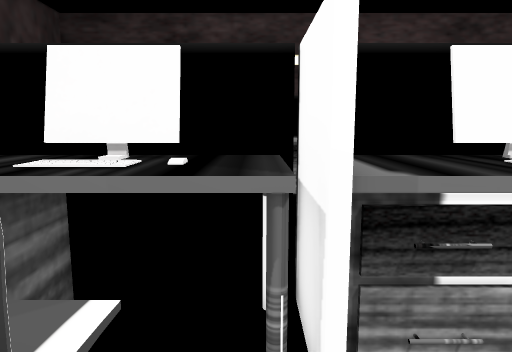
View 1 (above)

16 first-person views from a walk through a Unity game level. The camera is 1.3 m above the floor, tilts 8° down and sees 70° across. The floor is counted in squares, 0.5 m on a side. Each view is taken from the middle of a square. On the plan, view 1 faces up. The plan holds only what a view shows up to about 20 squares ahead; the rest is blank. The place goes on beyond the plan. The player character is not drawn. Some animated figures are left out.

View 2
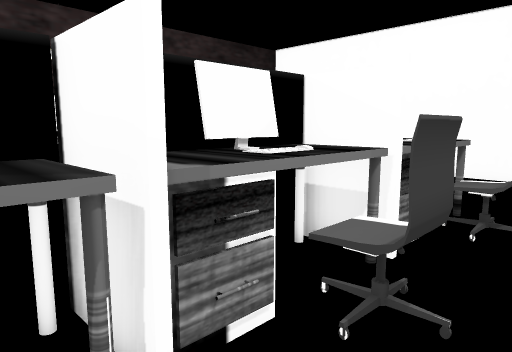

View 3
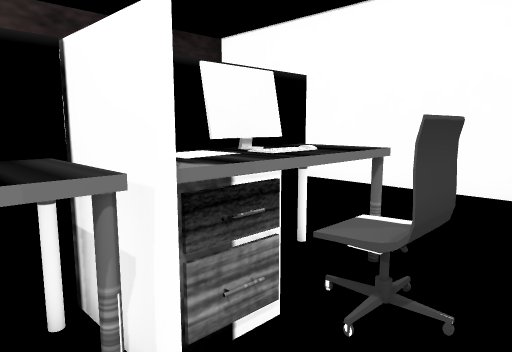

View 4
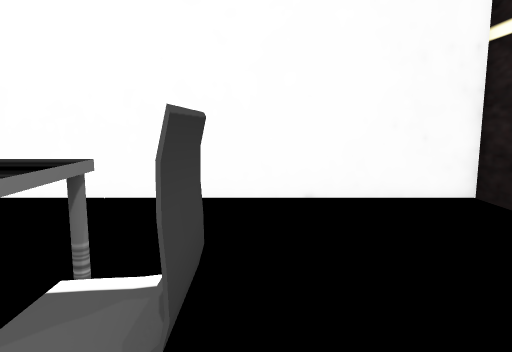

View 5
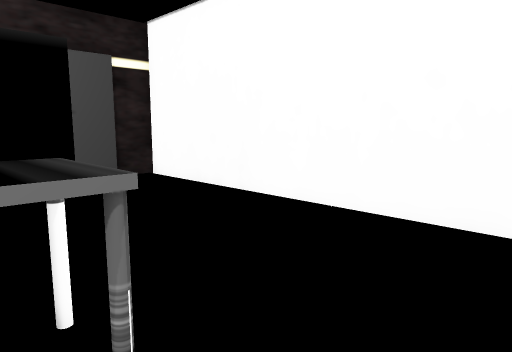

View 6
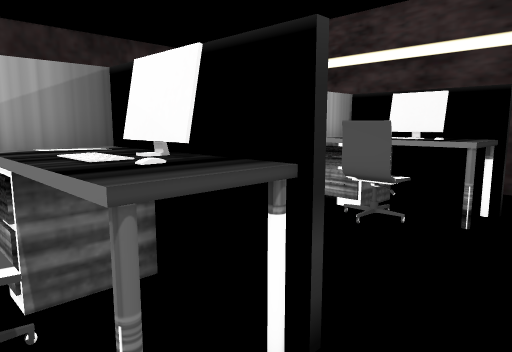

View 7
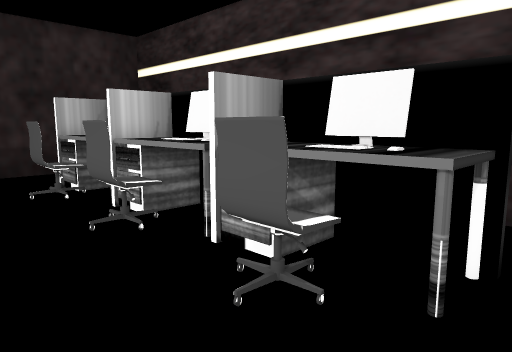

View 8
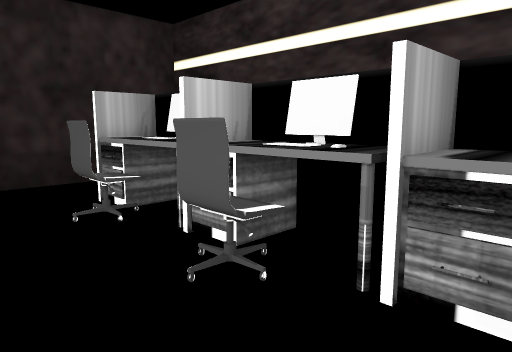

View 9
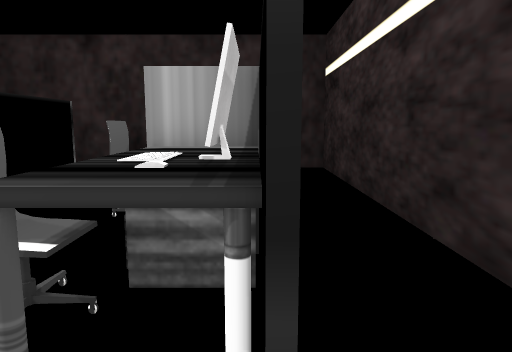

View 10
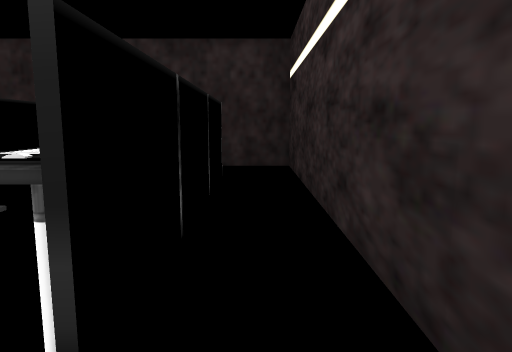

View 11
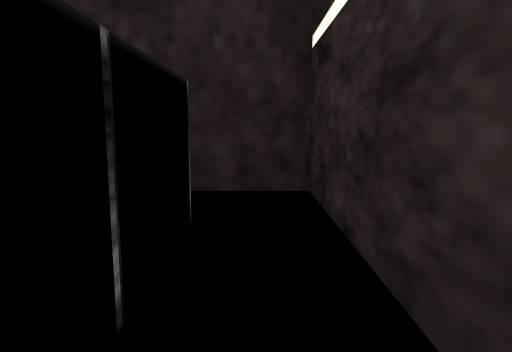

View 12
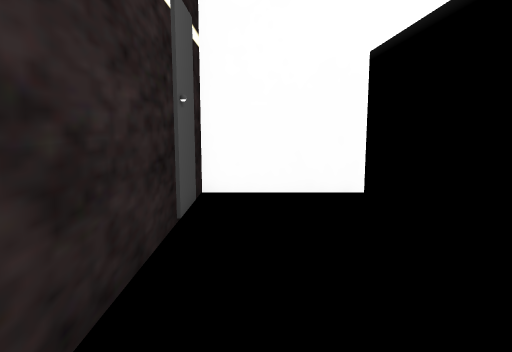

View 13
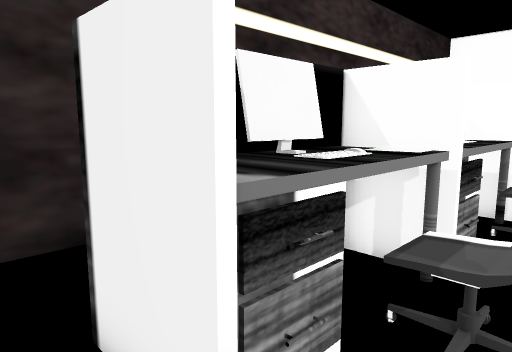

View 14
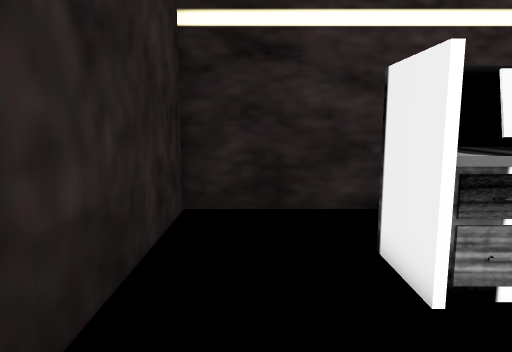

View 15
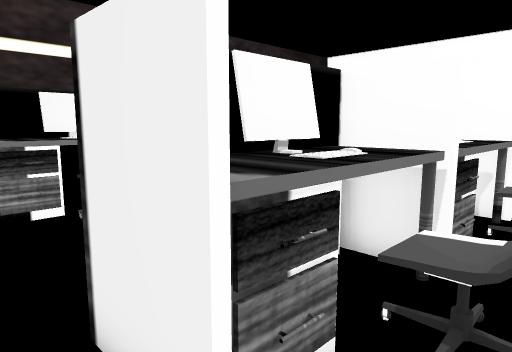

View 16
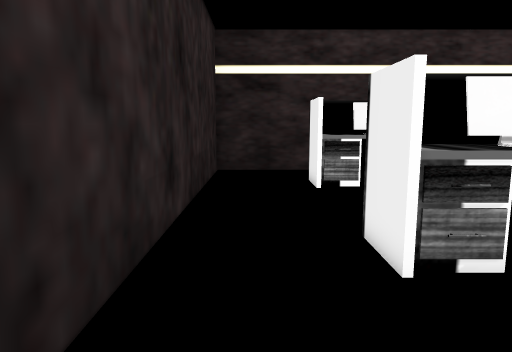

### Floor plan
Key: @ floor where view 1 was taken; # wall or solid block; . floor; = window, fence, low wall or low ledge; ^ raised ledge; C computer; H chair; O other object.
Columns run from 9 left of view 1 to 19 right of it. Each row starts with its distance up from view 1.
 18 #############################
 17 #                           #
 16 #             .        .    #
 15 #                           #
 14 #   ################. .     #
 13 #   #^^CCO^^CC^#^##^.       #
 12 #   #^^#^O^^##^^^##^.       #
 11 #    ..HH. .HH   HH         #
 10 #  .   HH   HH   HH         #
  9 #                           #
  8 #                           #
  7 # .              .   .      #
  6 #                           #
  5 #   ################..      #
  4 #    ^^CC^^^CC^#O##^..      #
  3 #    ^^#H^^^#H^#=#H^..      #
  2 #      HH.  HH.  HH.  .     #
  1 #  .    H   HH . HH         #
  0 #       .@   .    .         #
 -1                             #
 -2                             #
 -3   .                         #
 -4                             #
 -5                             #
 -6                             #
 -7                           ###

Where each view was taken, in squares from view 1:
view 1: 0 up, 0 right, facing up
view 2: 0 up, 1 left, facing up-right
view 3: 0 up, 4 right, facing up-right
view 4: 1 up, 6 right, facing right
view 5: 0 up, 9 right, facing up-right
view 6: 2 up, 13 right, facing up-left
view 7: 7 up, 12 right, facing up-left
view 8: 7 up, 8 right, facing up-left
view 9: 14 up, 13 right, facing left
view 10: 16 up, 14 right, facing left
view 11: 16 up, 5 right, facing left
view 12: 16 up, 5 right, facing right
view 13: 10 up, 6 left, facing up-right
view 14: 7 up, 7 left, facing up
view 15: 1 up, 6 left, facing up-right
view 16: 3 down, 7 left, facing up
